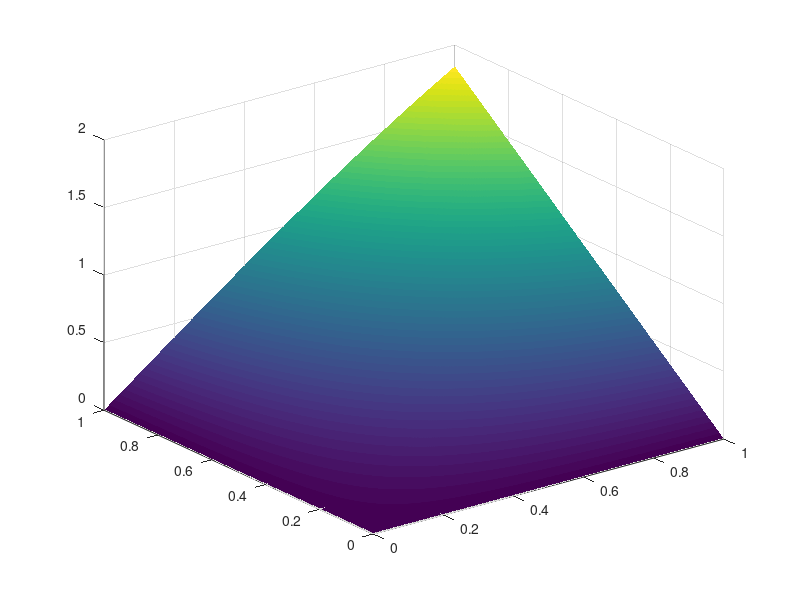
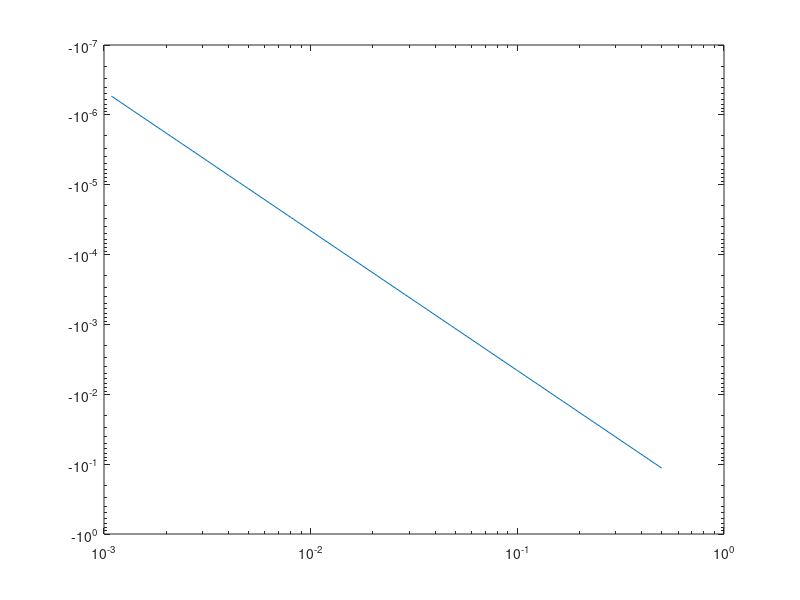
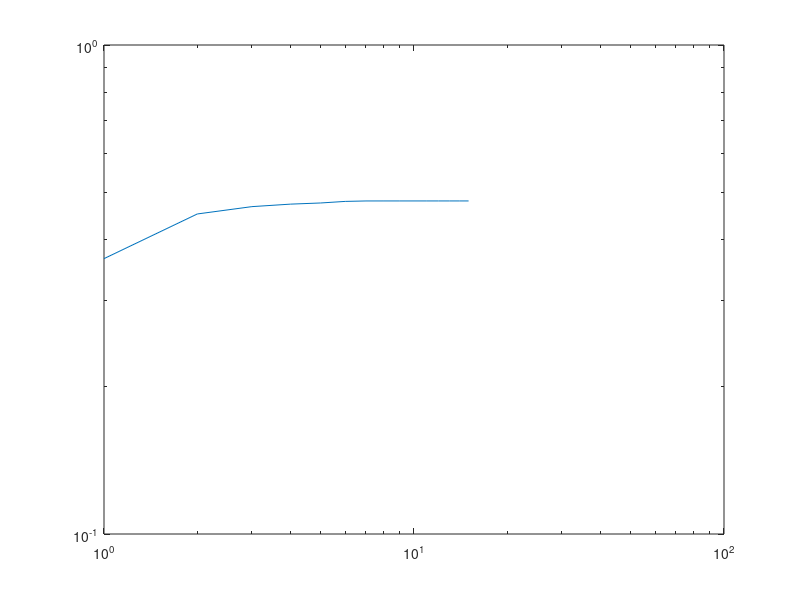

MATLAB code to generate these figures, in order:
clc; clear all; close all;

NN=[1:2:10 20:100:1000];
E=[]; H=[]; INT=[];
for i=1:length(NN);
    n=NN(i);
    h=1/(n+1);
    x=0:h:1;
    [X,Y]=meshgrid(x,x);
    F=(sin(X)+X).*Y;

    wei=ones(size(X));
    border=1/2;
    corner=1/80;
    
    wei(1,1:end)=border;
    wei(end,1:end)=border;
    wei(1:end,1)=border;
    wei(1:end,end)=border;
    wei(1,1)=corner;
    wei(1,end)=corner;
    wei(end,1)=corner;
    wei(end,end)=corner;

    int=h^2.*sum(sum(wei.*F));
    inte=.5*(1.5-cos(1));
    E=[E int-inte];
    H=[H h];
    INT=[INT int];
end

figure(1)
surf(X,Y,F)
shading interp

figure(2)
loglog(H,E)

figure(3)
loglog(INT)

p=polyfit(log(H),log(abs(E)),1);
disp(['ordre estimé : ' num2str(p(1))])
